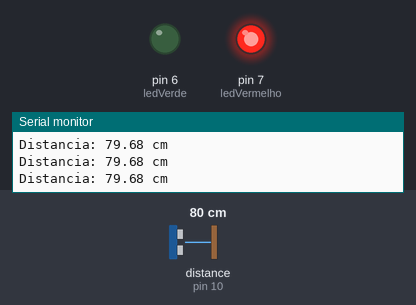
Recording of a sketch running on a simulated Arduino Uno, built with avr-gcc and run on an emulated ATmega328P. On the bench: output pins drawn as LEDs (lit = HIGH), the last lines printed to the serial monitor. Wiring (inferred from the names in the program): ultrasonic range finder: trigger pin 9; echo pin 10. The test bench sets the inputs (shaded band); at power-on: distance to the obstacle (sensor on pin 10) 80 cm. The echo pulse lasts 58.3 µs per cm; pins used as bus, display or sensor lines are not drawn.

Above: at 1.2 s.
1.3 s: distance to the obstacle (sensor on pin 10) set to 53 cm
2.8 s: distance to the obstacle (sensor on pin 10) set to 47 cm
At 3.4 s:
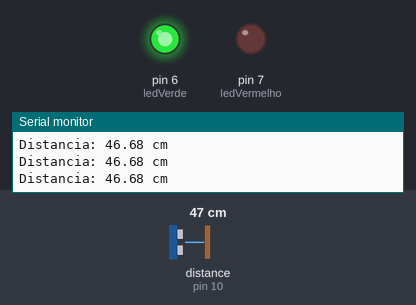
4.3 s: distance to the obstacle (sensor on pin 10) set to 60 cm
At 5.7 s:
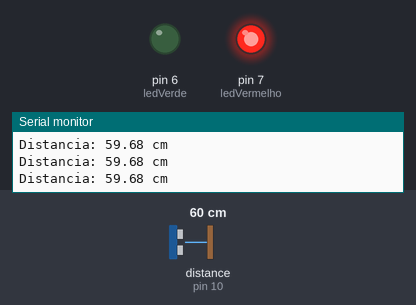
6.0 s: distance to the obstacle (sensor on pin 10) set to 2 cm
At 7.0 s:
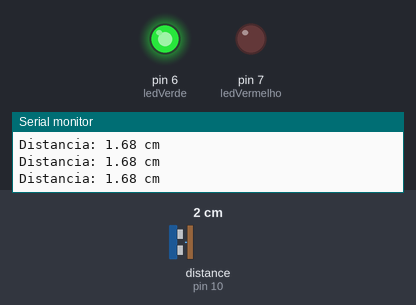
Timing chart, 0 to 8.6 s (numbered marks = the images above; inputs shaded):
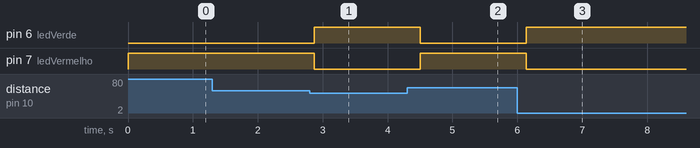

Measured:
- the behaviour switches between 51 and 50 cm on distance to the obstacle (sensor on pin 10) (found by bisection; images 0 and 1)
- after the input at 2.8 s, pin 6 (ledVerde): LOW → HIGH after 0.07 s; pin 7 (ledVermelho): HIGH → LOW after 0.07 s
- after the input at 4.3 s, pin 6 (ledVerde): HIGH → LOW after 0.20 s; pin 7 (ledVermelho): LOW → HIGH after 0.20 s
- after the input at 6.0 s, pin 6 (ledVerde): LOW → HIGH after 0.14 s; pin 7 (ledVermelho): HIGH → LOW after 0.14 s

The sketch:

sensor.ino
```cpp
/* Sistema de detecção de presença com HC-SR04
   LED verde: presença detectada
   LED vermelho: ausência de presença
*/

// Definição dos pinos
const int trigPin = 9;
const int echoPin = 10;
const int ledVerde = 6;
const int ledVermelho = 7;

// Distância máxima para detectar presença (em cm)
const int distanciaLimite = 50;

void setup() {
  // Configura os pinos do sensor
  pinMode(trigPin, OUTPUT);
  pinMode(echoPin, INPUT);

  // Configura os LEDs como saídas
  pinMode(ledVerde, OUTPUT);
  pinMode(ledVermelho, OUTPUT);

  // Inicia a comunicação serial para monitoramento
  Serial.begin(9600);
}

void loop() {
  // Envia um pulso ultrassônico para iniciar a medição
  digitalWrite(trigPin, LOW);
  delayMicroseconds(2);
  digitalWrite(trigPin, HIGH);
  delayMicroseconds(10);
  digitalWrite(trigPin, LOW);

  // Mede o tempo de retorno do eco
  long duracao = pulseIn(echoPin, HIGH, 30000);

  // Converte o tempo em distância (cm)
  float distancia = duracao * 0.0343 / 2;

  // Verifica se houve uma leitura válida
  if (duracao > 0) {
    Serial.print("Distancia: ");
    Serial.print(distancia);
    Serial.println(" cm");

    // Se houver um objeto a até 400 cm
    if (distancia <= distanciaLimite) {
      digitalWrite(ledVerde, HIGH);     // Acende o verde
      digitalWrite(ledVermelho, LOW);   // Apaga o vermelho
    } else {
      // Se não houver objeto dentro do limite
      digitalWrite(ledVerde, LOW);      // Apaga o verde
      digitalWrite(ledVermelho, HIGH);  // Acende o vermelho
    }
  } else {
    // Se não houver eco, considera ausência de presença
    digitalWrite(ledVerde, LOW);
    digitalWrite(ledVermelho, HIGH);
  }

  // Pequena pausa entre as medições
  delay(200);
}
```
